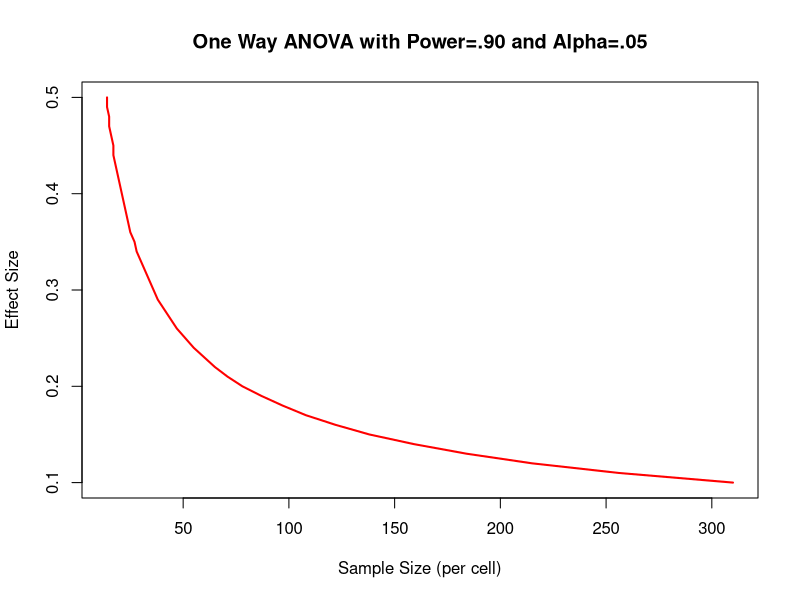
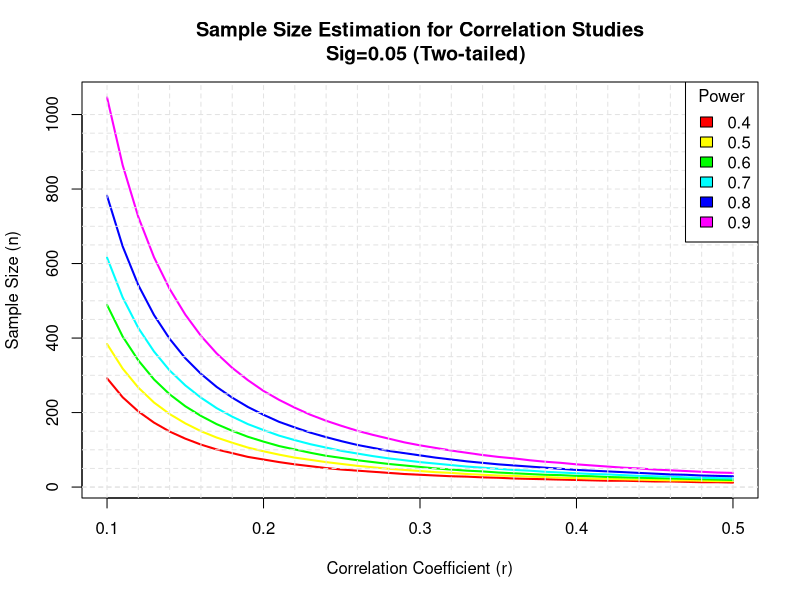

These figures' R source, in order:
#
# R in action (2 ed.)
#

# t-tests

library(pwr)

# t-tests
pwr.t.test(d = 0.8, sig.level = 0.05, power = 0.9, type="two.sample", alternative="two.sided")
pwr.t.test(d = 0.5, sig.level = 0.01, n = 20,      type="two.sample", alternative="two.sided")

# ANOVA
pwr.anova.test(k = 5, f = 0.25, sig.level = 0.05, power = 0.8)

# Correlations
pwr.r.test(r = 0.25, sig.level = 0.05, power = 0.90, alternative="greater")

# Linear models
pwr.f2.test(u=3, f2=0.0769, sig.level=0.05, power=0.90)

# Tests of proportions
pwr.2p.test(h=ES.h(.65, .6), sig.level=.05, power=.9, alternative="greater")

# Chi-square tests
# assess the relationship between two categorical variables
prob <- matrix(c(.42, .28, .03, .07, .10, .10), byrow=TRUE, nrow=3)
ES.w2(prob)
pwr.chisq.test(w=.1853, df=2, sig.level=.05, power=.9)


# Choosing an appropriate effect size in novel situations
# Sample sizes for detecting significant effects in a one-way ANOVA

library(pwr)

es <- seq(.1, .5, .01)                                               
nes <- length(es)
samsize <- NULL                                                      

for (i in 1:nes){                                                    
  result <- pwr.anova.test(k=5, f=es[i], sig.level=.05, power=.9)  
  samsize[i] <- ceiling(result$n)                                  
}                                                                    

plot(samsize,es, type="l", lwd=2, col="red",                         
     ylab="Effect Size",                                          
     xlab="Sample Size (per cell)",                                  
     main="One Way ANOVA with Power=.90 and Alpha=.05")

# Creating power analysis plots
# Sample-size curves for detecting correlations of various sizes

library(pwr)

r <- seq(.1,.5,.01)    
nr <- length(r)
p <- seq(.4,.9,.1)
np <- length(p)

samsize <- array(numeric(nr*np), dim=c(nr,np))  
for (i in 1:np){
  for (j in 1:nr){
    result <- pwr.r.test(n = NULL, r = r[j],
                         sig.level = .05, power = p[i],
                         alternative = "two.sided")
    samsize[j,i] <- ceiling(result$n)
  }
}

xrange <- range(r)               
yrange <- round(range(samsize))
colors <- rainbow(length(p))
plot(xrange, yrange, type="n",
     xlab="Correlation Coefficient (r)",
     ylab="Sample Size (n)" )

for (i in 1:np){                                     
  lines(r, samsize[,i], type="l", lwd=2, col=colors[i])
}

abline(v=0, h=seq(0,yrange[2],50), lty=2, col="grey89") 
abline(h=0, v=seq(xrange[1],xrange[2],.02), lty=2, col="gray89")

title("Sample Size Estimation for Correlation Studies\n  Sig=0.05 (Two-tailed)")
legend("topright", title="Power", as.character(p), fill=colors)

# Other packages
